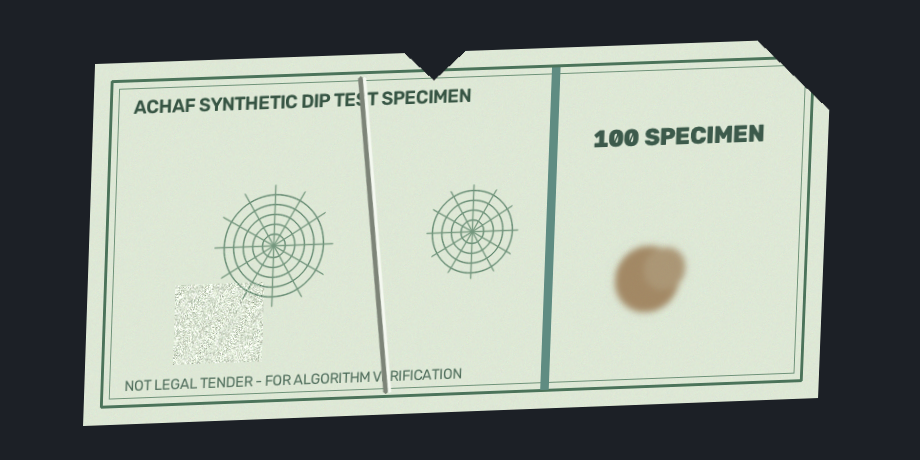
#> input picture sample_data/synthetic_specimen_angled_damaged.png, 920 x 460 px; its folder holds only this picture in this run
$ python -i preprocessing.py   (imports and definitions only)   (older library calls are emulated)
#> lines starting #> are read from the running program, lines starting #| are printed output that depends on the picture
### src/image_quality.py
"""Capture-Quality Assessment Module.

Evaluates photographic capture quality (brightness, contrast, sharpness/blur via
Laplacian variance, exposure clipping, illumination uniformity, and resolution)
separately from physical currency-note condition.

A blurry or poorly lit photograph does NOT mean the physical note is damaged;
instead, poor capture quality triggers warnings and marks the assessment as
provisional.
"""

from __future__ import annotations

from dataclasses import dataclass, field
from typing import Dict, List

import cv2
import numpy as np

from config.settings import (
    BLUR_LAPLACIAN_SEVERE_THRESHOLD,
    BLUR_LAPLACIAN_WARN_THRESHOLD,
    BRIGHTNESS_HIGH_THRESHOLD,
    BRIGHTNESS_LOW_THRESHOLD,
    CONTRAST_LOW_STD_THRESHOLD,
    OVEREXPOSED_FRACTION_THRESHOLD,
    RECOMMENDED_MIN_HEIGHT,
    RECOMMENDED_MIN_WIDTH,
    UNDEREXPOSED_FRACTION_THRESHOLD,
)


@dataclass
class CaptureQualityReport:
    """Structured capture-quality indicators for an input image."""

    width: int
    height: int
    mean_brightness: float
    std_contrast: float
    dynamic_range_p95_p5: float
    blur_laplacian_variance: float
    overexposed_fraction: float
    underexposed_fraction: float
    illumination_nonuniformity: float
    is_blurry: bool
    is_severely_blurry: bool
    is_overexposed: bool
    is_underexposed: bool
    is_low_contrast: bool
    is_low_resolution: bool
    is_provisional: bool
    quality_rating: str  # "Good", "Acceptable", or "Poor (Provisional)"
    warnings: List[str] = field(default_factory=list)

    # [22 lines left out: function to_dict, not called in this run]


def assess_capture_quality(rgb_image: np.ndarray) -> CaptureQualityReport:
    """Assess photographic capture quality of an RGB uint8 image.

    Parameters
    ----------
    rgb_image : np.ndarray
        Input RGB image of shape (H, W, 3) with dtype uint8.

    Returns
    -------
    CaptureQualityReport
        Comprehensive quality metrics, flags, and actionable warnings.
    """
    if rgb_image is None or rgb_image.size == 0:
        raise ValueError("Cannot assess quality of an empty image.")

    if rgb_image.ndim == 2:
        gray = rgb_image.astype(np.uint8)
    else:
        gray = cv2.cvtColor(rgb_image, cv2.COLOR_RGB2GRAY)

    height, width = gray.shape[:2]
    gray_f = gray.astype(np.float64)

    mean_brightness = float(np.mean(gray_f))
    std_contrast = float(np.std(gray_f))
    p5, p95 = np.percentile(gray_f, [5.0, 95.0])
    dynamic_range = float(p95 - p5)

    # Standardize image scale for Laplacian variance so blur metric is consistent
    # across different upload resolutions
    max_dim = max(width, height)
    if max_dim > 800:
        scale = 800.0 / float(max_dim)
        eval_gray = cv2.resize(
            gray,
            (max(1, int(round(width * scale))), max(1, int(round(height * scale)))),
            interpolation=cv2.INTER_AREA,
        )
    else:
        eval_gray = gray

    laplacian = cv2.Laplacian(eval_gray, cv2.CV_64F)
    blur_var = float(np.var(laplacian))

    overexposed_fraction = float(np.mean(gray >= 250))
    underexposed_fraction = float(np.mean(gray <= 10))

    # Measure coarse spatial illumination gradient (4x4 grid of local means)
    grid_h = max(1, height // 4)
    grid_w = max(1, width // 4)
    local_means: List[float] = []
    for r in range(0, height - grid_h + 1, grid_h):
        for c in range(0, width - grid_w + 1, grid_w):
            patch = gray_f[r : r + grid_h, c : c + grid_w]
            if patch.size > 0:
                local_means.append(float(np.mean(patch)))
    if len(local_means) > 1 and mean_brightness > 1e-3:
        illum_nonuniformity = float(np.std(local_means) / max(mean_brightness, 1.0))
    else:
        illum_nonuniformity = 0.0

    # Evaluate condition flags
    is_blurry = blur_var < BLUR_LAPLACIAN_WARN_THRESHOLD
    is_severely_blurry = blur_var < BLUR_LAPLACIAN_SEVERE_THRESHOLD
    is_overexposed = (
        mean_brightness > BRIGHTNESS_HIGH_THRESHOLD
        or overexposed_fraction > OVEREXPOSED_FRACTION_THRESHOLD
    )
    is_underexposed = (
        mean_brightness < BRIGHTNESS_LOW_THRESHOLD
        or underexposed_fraction > UNDEREXPOSED_FRACTION_THRESHOLD
    )
    is_low_contrast = std_contrast < CONTRAST_LOW_STD_THRESHOLD
    is_low_resolution = (
        max(width, height) < RECOMMENDED_MIN_WIDTH
        or min(width, height) < RECOMMENDED_MIN_HEIGHT
    )

    warnings: List[str] = []
    if is_severely_blurry:
        warnings.append(
            f"Image appears severely blurry (Laplacian variance={blur_var:.1f} < "
            f"{BLUR_LAPLACIAN_SEVERE_THRESHOLD:.0f}). Fine creases and surface texture "
            "cannot be assessed with high confidence."
        )
    elif is_blurry:
        warnings.append(
            f"Moderate image blur detected (Laplacian variance={blur_var:.1f}). "
            "Subtle fold lines and micro-texture features may be attenuated."
        )

    if is_overexposed:
        warnings.append(
            f"High brightness / overexposure detected (mean={mean_brightness:.1f}, "
            f"clipped bright pixels={overexposed_fraction * 100:.1f}%). Fading and "
            "light stain indicators may be less reliable."
        )
    if is_underexposed:
        warnings.append(
            f"Low brightness / underexposure detected (mean={mean_brightness:.1f}, "
            f"clipped dark pixels={underexposed_fraction * 100:.1f}%). Shadow regions "
            "may limit color and stain analysis."
        )
    if is_low_contrast:
        warnings.append(
            f"Low global contrast (std={std_contrast:.1f}). CLAHE contrast enhancement "
            "will be applied during preprocessing."
        )
    if illum_nonuniformity > 0.25:
        warnings.append(
            f"Uneven lighting or shadow gradient detected across the frame "
            f"(non-uniformity index={illum_nonuniformity:.2f}). Illumination normalization "
            "is recommended."
        )
    if is_low_resolution:
        warnings.append(
            f"Image resolution ({width}x{height} px) is below the recommended "
            f"{RECOMMENDED_MIN_WIDTH}x{RECOMMENDED_MIN_HEIGHT} px threshold."
        )

    is_provisional = bool(
        is_severely_blurry
        or (is_overexposed and overexposed_fraction > 0.45)
        or (is_underexposed and underexposed_fraction > 0.50)
        or (is_low_resolution and is_blurry)
    )

    if is_provisional:
        quality_rating = "Poor (Provisional)"
        warnings.append(
            "Capture quality is poor; overall health assessment is marked as PROVISIONAL."
        )
    elif warnings:
        quality_rating = "Acceptable"
    else:
        quality_rating = "Good"

    return CaptureQualityReport(
        width=width,
        height=height,
        mean_brightness=mean_brightness,
        std_contrast=std_contrast,
        dynamic_range_p95_p5=dynamic_range,
        blur_laplacian_variance=blur_var,
        overexposed_fraction=overexposed_fraction,
        underexposed_fraction=underexposed_fraction,
        illumination_nonuniformity=illum_nonuniformity,
        is_blurry=is_blurry,
        is_severely_blurry=is_severely_blurry,
        is_overexposed=is_overexposed,
        is_underexposed=is_underexposed,
        is_low_contrast=is_low_contrast,
        is_low_resolution=is_low_resolution,
        is_provisional=is_provisional,
        quality_rating=quality_rating,
        warnings=warnings,
    )

### src/preprocessing.py
"""Module 2: Image Preprocessing.

Implements aspect-ratio-preserving resizing, grayscale conversion, edge-preserving
or gentle denoising (bilateral, Gaussian, or median), CLAHE contrast enhancement,
optional illumination normalization, and conversions to HSV and CIE Lab color spaces.

Care is taken to preserve fine structural details (thin creases, small edge tears)
by avoiding aggressive smoothing.
"""

from __future__ import annotations

from dataclasses import dataclass
from typing import Optional, Tuple

import cv2
import numpy as np

from config.settings import AnalysisSettings, MAX_PROCESSING_DIMENSION
from src.image_quality import CaptureQualityReport, assess_capture_quality


@dataclass
class PreprocessingResult:
    """Container for all preprocessed image representations and quality metrics."""

    original_rgb: np.ndarray
    resized_rgb: np.ndarray
    denoised_rgb: np.ndarray
    illumination_corrected_rgb: np.ndarray
    enhanced_rgb: np.ndarray
    gray: np.ndarray
    denoised_gray: np.ndarray
    clahe_gray: np.ndarray
    hsv: np.ndarray
    lab: np.ndarray
    scale_x: float
    scale_y: float
    quality_report: CaptureQualityReport


def resize_preserving_aspect(
    image: np.ndarray, max_dimension: int = MAX_PROCESSING_DIMENSION
) -> Tuple[np.ndarray, float, float]:
    """Resize an image while preserving aspect ratio if its largest side exceeds max_dimension.

    Returns
    -------
    resized : np.ndarray
        Resized (or original) image.
    scale_x : float
        Ratio `resized_width / original_width`.
    scale_y : float
        Ratio `resized_height / original_height`.
    """
    if image is None or image.size == 0:
        raise ValueError("Cannot resize an empty image.")

    orig_h, orig_w = image.shape[:2]
    max_side = max(orig_w, orig_h)
    if max_side <= max_dimension or max_dimension <= 0:
        return image.copy(), 1.0, 1.0

    scale = float(max_dimension) / float(max_side)
    new_w = max(1, int(round(orig_w * scale)))
    new_h = max(1, int(round(orig_h * scale)))

    resized = cv2.resize(image, (new_w, new_h), interpolation=cv2.INTER_AREA)
    scale_x = float(new_w) / float(orig_w)
    scale_y = float(new_h) / float(orig_h)
    return resized, scale_x, scale_y


def apply_denoising(
    rgb_image: np.ndarray,
    method: str = "bilateral",
    strength: int = 5,
) -> np.ndarray:
    """Apply gentle denoising while preserving edges and thin crease-like lines.

    Parameters
    ----------
    rgb_image : np.ndarray
        Input RGB uint8 image.
    method : str
        One of 'bilateral', 'gaussian', 'median', or 'none'.
    strength : int
        Kernel diameter/size (clamped to a gentle range [3, 9] so thin features
        are not obliterated).
    """
    method_clean = (method or "bilateral").strip().lower()
    if method_clean == "none" or strength <= 1:
        return rgb_image.copy()

    # Clamp kernel size to odd integer in [3, 9] to prevent over-smoothing
    ksize = max(3, min(9, int(strength)))
    if ksize % 2 == 0:
        ksize += 1

    if method_clean == "gaussian":
        return cv2.GaussianBlur(rgb_image, (ksize, ksize), sigmaX=0.8)
    if method_clean == "median":
        return cv2.medianBlur(rgb_image, ksize)

    # Default: bilateral filter preserves sharp edges and fold boundaries
    bgr = cv2.cvtColor(rgb_image, cv2.COLOR_RGB2BGR)
    filtered_bgr = cv2.bilateralFilter(
        bgr, d=ksize, sigmaColor=25.0, sigmaSpace=25.0
    )
    return cv2.cvtColor(filtered_bgr, cv2.COLOR_BGR2RGB)


def normalize_illumination(rgb_image: np.ndarray) -> np.ndarray:
    """Suppress broad lighting gradients across the image using Lab L-channel normalization.

    Uses a large-scale Gaussian background estimate on the L channel so slow shadows
    are flattened while localized stains, print patterns, and crease shadows remain intact.
    """
    lab = cv2.cvtColor(rgb_image, cv2.COLOR_RGB2LAB)
    l_chan, a_chan, b_chan = cv2.split(lab)

    h, w = l_chan.shape[:2]
    # Kernel size ~25% of largest image dimension (must be odd and >= 31)
    ksize = max(31, int(round(max(h, w) * 0.25)))
    if ksize % 2 == 0:
        ksize += 1

    l_float = l_chan.astype(np.float32)
    bg_lum = cv2.GaussianBlur(l_float, (ksize, ksize), 0)
    mean_lum = float(np.mean(l_float))
    target_base = np.clip(mean_lum, 115.0, 175.0)

    # Divide by smooth illumination envelope and rescale to target base luminance
    corrected_l = (l_float / np.maximum(bg_lum, 15.0)) * target_base
    # Blend 65% normalized + 35% original L so natural contrast is not over-flattened
    blended_l = 0.65 * corrected_l + 0.35 * l_float
    l_norm = np.clip(blended_l, 0, 255).astype(np.uint8)

    merged_lab = cv2.merge([l_norm, a_chan, b_chan])
    return cv2.cvtColor(merged_lab, cv2.COLOR_LAB2RGB)


def apply_clahe_enhancement(
    rgb_image: np.ndarray,
    clip_limit: float = 2.0,
    tile_grid_size: int = 8,
) -> Tuple[np.ndarray, np.ndarray]:
    """Apply CLAHE (Contrast Limited Adaptive Histogram Equalization) to Lab L-channel and grayscale.

    Returns
    -------
    enhanced_rgb : np.ndarray
        RGB image with CLAHE-enhanced luminance.
    clahe_gray : np.ndarray
        Single-channel CLAHE-enhanced grayscale image.
    """
    clip = float(np.clip(clip_limit, 0.5, 6.0))
    grid = max(2, min(16, int(tile_grid_size)))
    clahe = cv2.createCLAHE(clipLimit=clip, tileGridSize=(grid, grid))

    lab = cv2.cvtColor(rgb_image, cv2.COLOR_RGB2LAB)
    l_chan, a_chan, b_chan = cv2.split(lab)
    l_clahe = clahe.apply(l_chan)
    enhanced_lab = cv2.merge([l_clahe, a_chan, b_chan])
    enhanced_rgb = cv2.cvtColor(enhanced_lab, cv2.COLOR_LAB2RGB)

    gray = cv2.cvtColor(rgb_image, cv2.COLOR_RGB2GRAY)
    clahe_gray = clahe.apply(gray)
    return enhanced_rgb, clahe_gray


def preprocess_image(
    rgb_image: np.ndarray,
    settings: Optional[AnalysisSettings] = None,
) -> PreprocessingResult:
    """Execute the complete Module 2 preprocessing pipeline on an RGB image.

    Parameters
    ----------
    rgb_image : np.ndarray
        Validated RGB uint8 image.
    settings : AnalysisSettings, optional
        Pipeline configuration parameters.

    Returns
    -------
    PreprocessingResult
        All intermediate and final preprocessed representations + capture quality report.
    """
    cfg = settings or AnalysisSettings()

    # 1. Assess capture quality on the input image
    quality_report = assess_capture_quality(rgb_image)

    # 2. Resize preserving aspect ratio
    resized_rgb, scale_x, scale_y = resize_preserving_aspect(
        rgb_image, max_dimension=cfg.target_max_width
    )

    # 3. Gentle denoising (adaptive: if image is already blurry, reduce smoothing)
    effective_method = cfg.denoise_method
    effective_strength = cfg.denoise_strength
    if quality_report.is_blurry and effective_method != "none":
        effective_strength = min(effective_strength, 3)

    denoised_rgb = apply_denoising(
        resized_rgb, method=effective_method, strength=effective_strength
    )

    # 4. Optional illumination normalization
    if cfg.apply_illumination_norm:
        illum_rgb = normalize_illumination(denoised_rgb)
    else:
        illum_rgb = denoised_rgb.copy()

    # 5. CLAHE contrast enhancement
    enhanced_rgb, clahe_gray = apply_clahe_enhancement(
        illum_rgb,
        clip_limit=cfg.clahe_clip_limit,
        tile_grid_size=cfg.clahe_tile_grid_size,
    )

    # 6. Grayscale, HSV, and Lab representations
    gray = cv2.cvtColor(resized_rgb, cv2.COLOR_RGB2GRAY)
    denoised_gray = cv2.cvtColor(illum_rgb, cv2.COLOR_RGB2GRAY)
    hsv = cv2.cvtColor(illum_rgb, cv2.COLOR_RGB2HSV)
    lab = cv2.cvtColor(illum_rgb, cv2.COLOR_RGB2LAB)

    return PreprocessingResult(
        original_rgb=rgb_image,
        resized_rgb=resized_rgb,
        denoised_rgb=denoised_rgb,
        illumination_corrected_rgb=illum_rgb,
        enhanced_rgb=enhanced_rgb,
        gray=gray,
        denoised_gray=denoised_gray,
        clahe_gray=clahe_gray,
        hsv=hsv,
        lab=lab,
        scale_x=scale_x,
        scale_y=scale_y,
        quality_report=quality_report,
    )

>>> import cv2
>>> picture = cv2.cvtColor(cv2.imread('../sample_data/synthetic_specimen_angled_damaged.png'), cv2.COLOR_BGR2RGB)
>>> result = preprocess_image(picture)
#> in assess_capture_quality, `mean_brightness = float(np.mean(gray_f))`: mean_brightness = 145.5
#> in assess_capture_quality, `std_contrast = float(np.std(gray_f))`: std_contrast = 92.78
#> in assess_capture_quality, `p5, p95 = np.percentile(gray_f, [5.0, 95.0])`: p5 = 31; p95 = 228
#> in assess_capture_quality, `dynamic_range = float(p95 - p5)`: dynamic_range = 197
#> in assess_capture_quality, `laplacian = cv2.Laplacian(eval_gray, cv2.CV_64F)`:
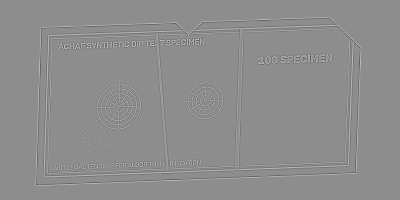
#> laplacian: shape (400, 800) float64 (shown at 1/2 size); min -293, max 234, mean 0; drawn with min black and max white
#> in assess_capture_quality, `blur_var = float(np.var(laplacian))`: blur_var = 553.3
#> in assess_capture_quality, `overexposed_fraction = float(np.mean(gray >= 250))`: overexposed_fraction = 0.000548
#> in assess_capture_quality, `underexposed_fraction = float(np.mean(gray <= 10))`: underexposed_fraction = 0
#> after the loop in assess_capture_quality, `for r in range(0, height - grid_h + 1, grid_h):`:
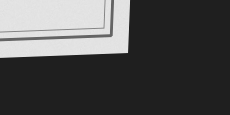
#> patch: shape (115, 230) float64; min 31, max 230, mean 81.4
#> after the loop in assess_capture_quality, `for r in range(0, height - grid_h + 1, grid_h):`: local_means = [78.49, 113.8, 140.2, 86.58, 146.7, 221.8, 215.2, 140.7, 149.4, 218.6, 209.4, 141.5, 110.1, 143.4, 131.4, 81.4]
#> in assess_capture_quality, `illum_nonuniformity = float(np.std(local_means) / max(mean_brightness,..`: illum_nonuniformity = 0.32
#> in assess_capture_quality, `is_blurry = blur_var < BLUR_LAPLACIAN_WARN_THRESHOLD`: is_blurry = False
#> in preprocess_image, `resized_rgb, scale_x, scale_y = resize_preserving_aspect( rgb_image, m..`: scale_x = 1
#> in apply_denoising, bgr is the input picture: shape (460, 920, 3); mean B, G, R 140.3, 149.3, 140.7
#> in normalize_illumination, `bg_lum = cv2.GaussianBlur(l_float, (ksize, ksize), 0)`:
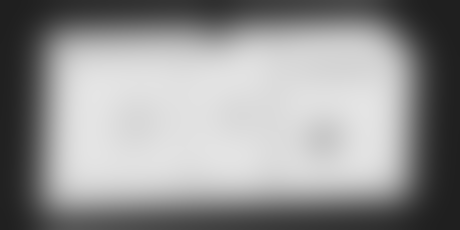
#> bg_lum: shape (460, 920) float32 (shown at 1/2 size); min 31.01, max 229.2, mean 149.2
#> in normalize_illumination, `mean_lum = float(np.mean(l_float))`: mean_lum = 149.2
#> in normalize_illumination, `corrected_l = (l_float / np.maximum(bg_lum, 15.0)) * target_base`:
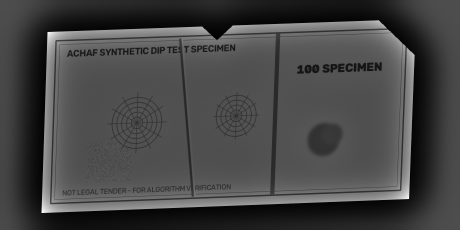
#> corrected_l: shape (460, 920) float32 (shown at 1/2 size); min 29.78, max 422.3, mean 137.2; drawn with min black and max white
#> in normalize_illumination, `blended_l = 0.65 * corrected_l + 0.35 * l_float`:
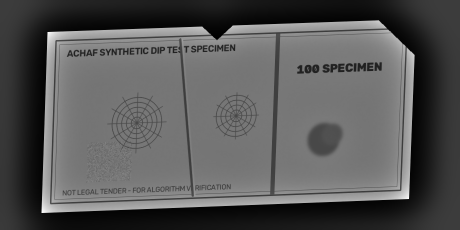
#> blended_l: shape (460, 920) float32 (shown at 1/2 size); min 30.21, max 355, mean 141.4; drawn with min black and max white
#> in normalize_illumination, `return cv2.cvtColor(merged_lab, cv2.COLOR_LAB2RGB)`:
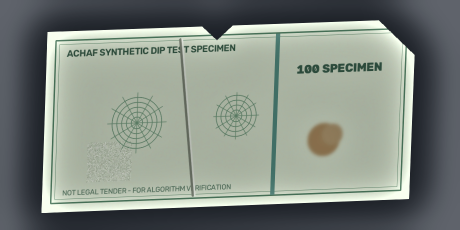
#> returned value: shape (460, 920, 3) (shown at 1/2 size); mean R, G, B 128.9, 137.3, 129.1
#> in apply_clahe_enhancement, `clip = float(np.clip(clip_limit, 0.5, 6.0))`: clip = 2
#> in apply_clahe_enhancement, `enhanced_rgb = cv2.cvtColor(enhanced_lab, cv2.COLOR_LAB2RGB)`:
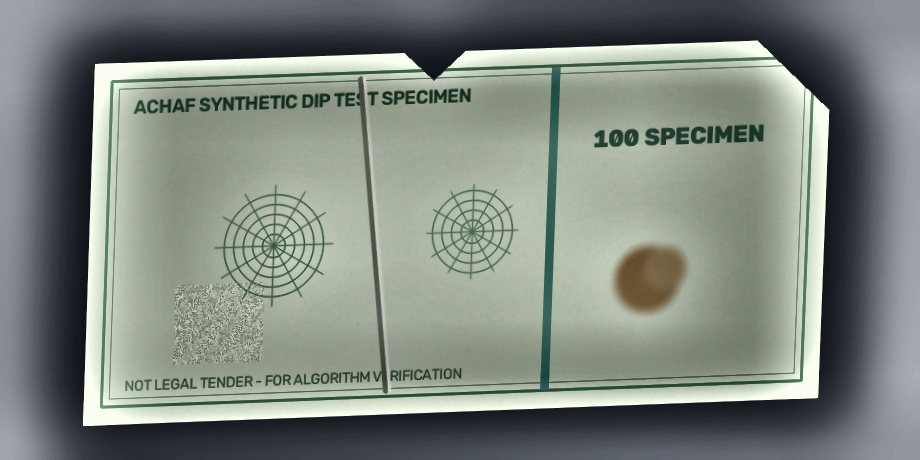
#> enhanced_rgb: shape (460, 920, 3); mean R, G, B 127.3, 135.5, 127.6

$ run again, on sample_data/synthetic_specimen_clean.png
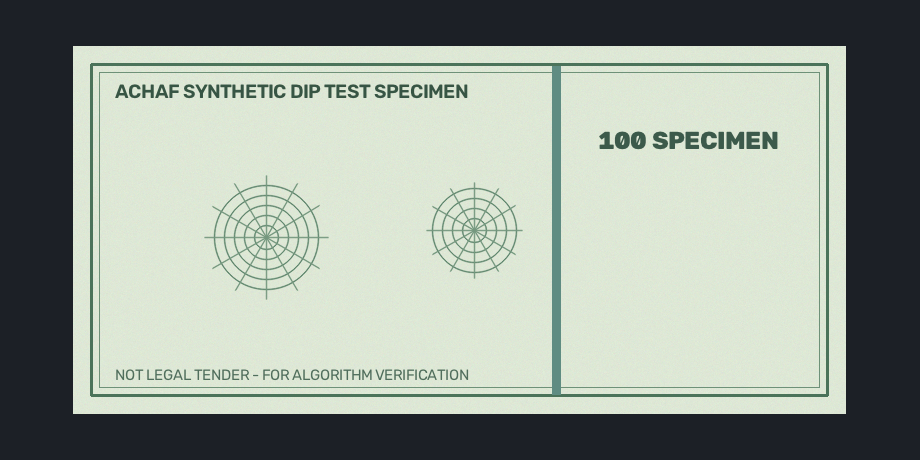
#> input picture sample_data/synthetic_specimen_clean.png, 920 x 460 px
#> mean_brightness = 156.5
#> std_contrast = 91.09
#> p5 = 31; p95 = 229
#> dynamic_range = 198
#> blur_var = 972.7
#> overexposed_fraction = 0
#> after the loop in assess_capture_quality, `for r in range(0, height - grid_h + 1, grid_h):`:
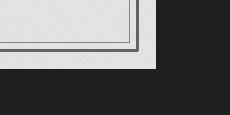
#> patch: shape (115, 230) float64; min 31, max 232, mean 107.2
#> after the loop in assess_capture_quality, `for r in range(0, height - grid_h + 1, grid_h):`: local_means = [103.5, 135.4, 142.2, 107.2, 162, 222.8, 215, 155.9, 161.7, 221.2, 220.3, 161.5, 105.8, 140.3, 142.3, 107.2]
#> illum_nonuniformity = 0.265
#> is_blurry = False
#> scale_x = 1
#> in apply_denoising, bgr is the input picture: shape (460, 920, 3); mean B, G, R 150.4, 160.7, 151.3
#> mean_lum = 160.3
#> merged_lab: shape (460, 920, 3); mean of channels 0, 1, 2 150.8, 123.1, 131.4
#> clip = 2
#> enhanced_lab: shape (460, 920, 3); mean of channels 0, 1, 2 146.4, 123.2, 131.4
#> in apply_clahe_enhancement, `enhanced_rgb = cv2.cvtColor(enhanced_lab, cv2.COLOR_LAB2RGB)`:
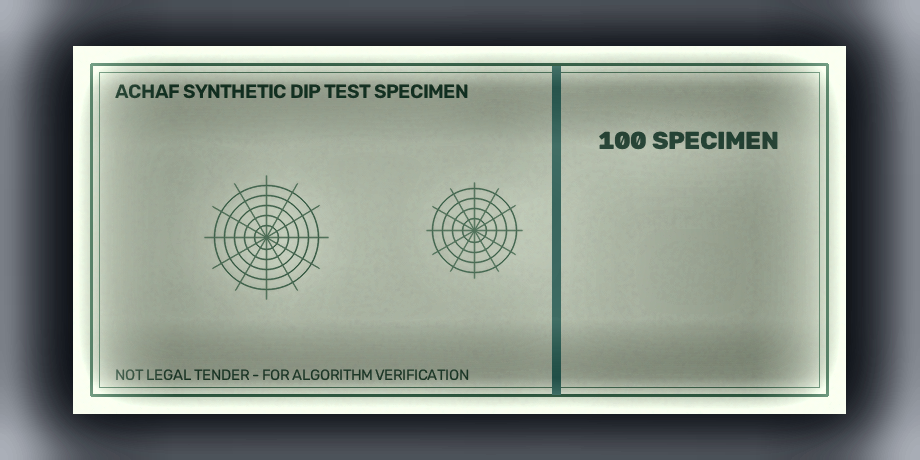
#> enhanced_rgb: shape (460, 920, 3); mean R, G, B 134.1, 143, 133.8
#> hsv: shape (460, 920, 3); mean H, S, V 68.1, 33.7, 150.4
